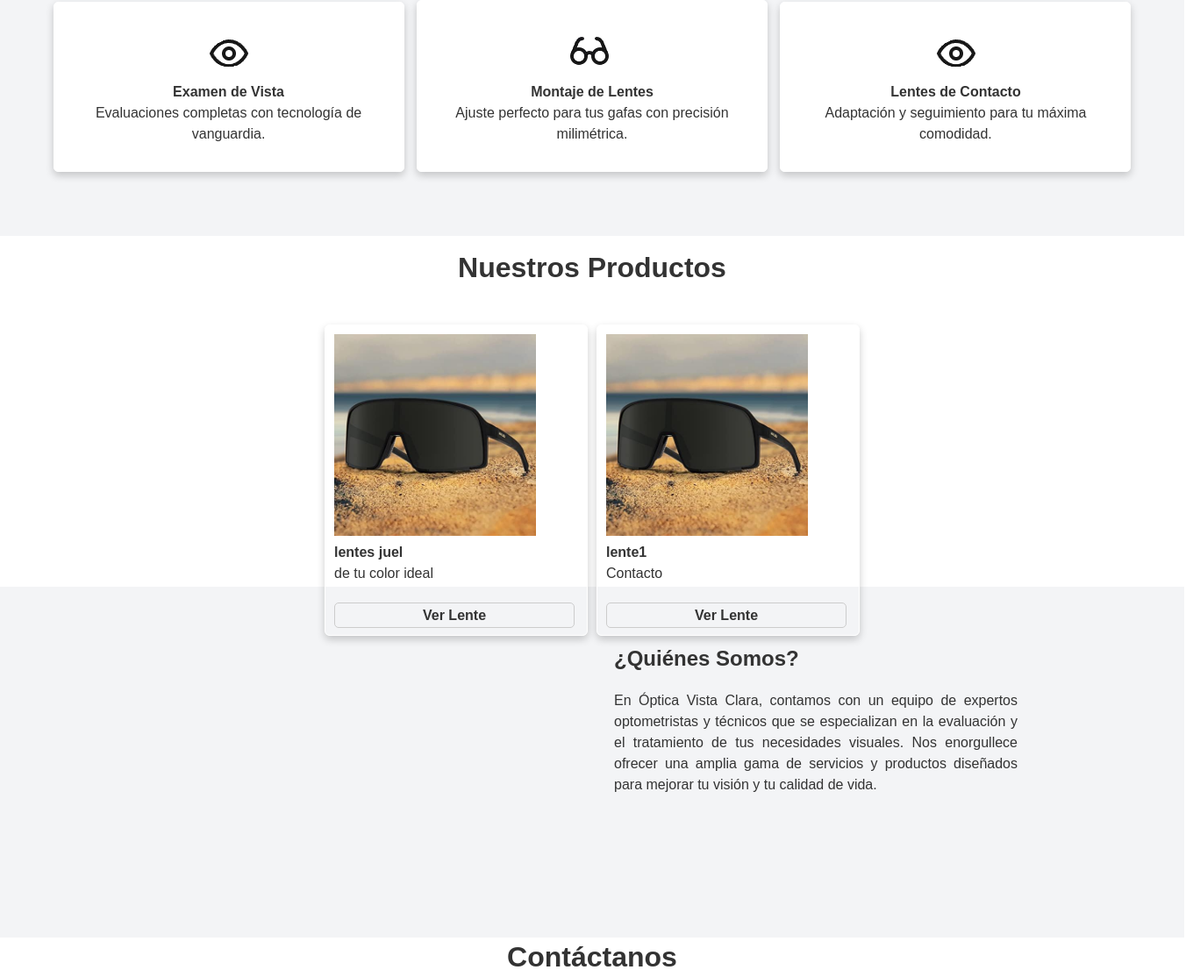
Page /landing_page/Landing_page.php (middle part) on the earlier database version.
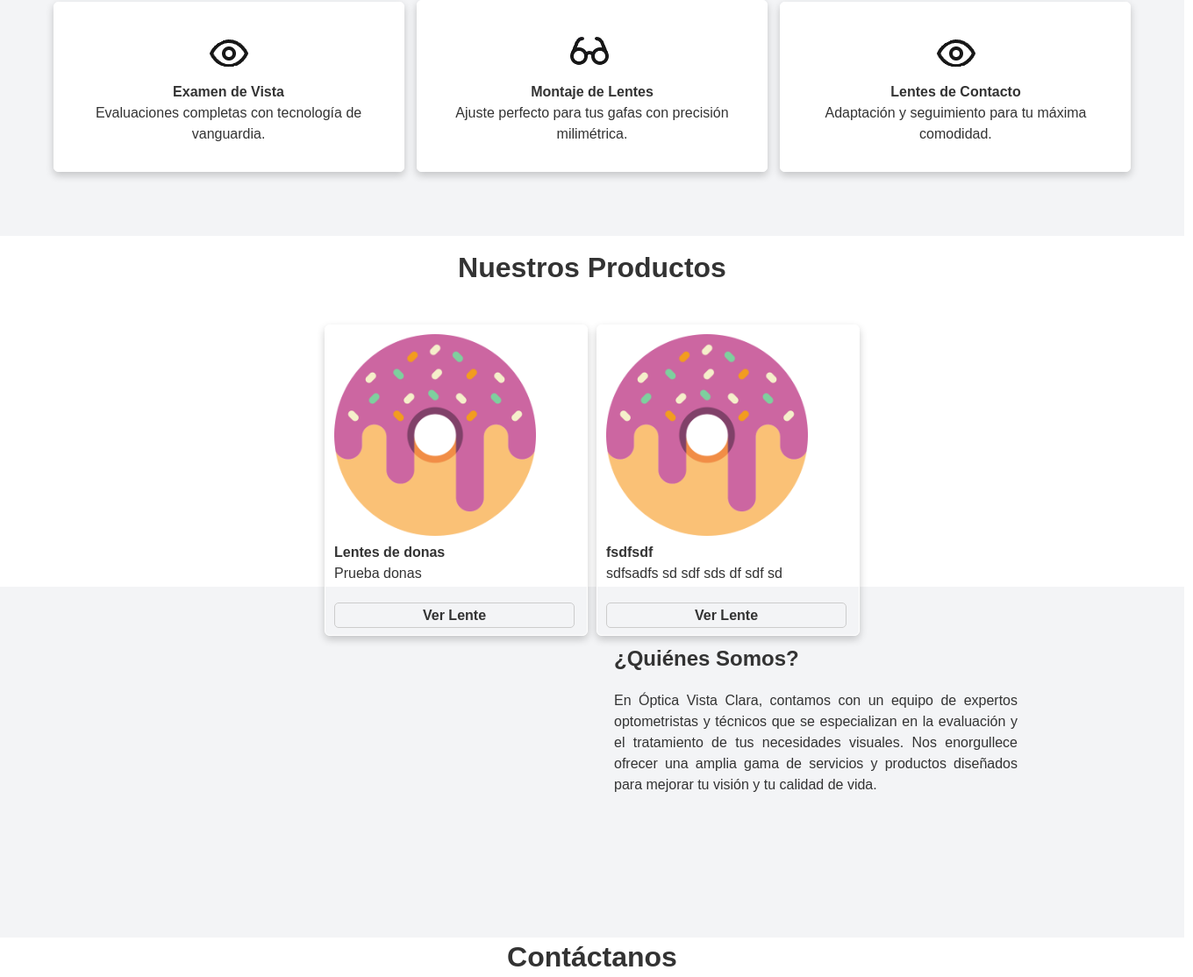
Same page on the later database version.
### tables this page shows
CREATE TABLE `productos` (
  `id_producto` int(11) NOT NULL,
  `nombre` varchar(100) DEFAULT NULL,
  `id_categoria` int(5) DEFAULT NULL,
  `precio` int(11) DEFAULT NULL,
  `descripcion` text DEFAULT NULL,
  `stock` int(11) DEFAULT NULL,
  `id_proveedor` int(11) DEFAULT NULL,
  `img` varchar(255) DEFAULT NULL
);

### landing_page/lentes.php (the view)
<div class="caja4">
<?php
      require "../php/conexion.php";
      $todos_datos = "SELECT * FROM productos ORDER BY  id_producto ASC";
      $resultado = mysqli_query($conectar, $todos_datos);
      while ($fila = mysqli_fetch_assoc($resultado)) {
      ?>
        <div class="cajaproducto">
          <a href="<?php echo $fila['img'] ?>" target="_blank"><img class="fotopromo" src="<?php echo $fila['img'] ?>" alt=""></a>
          <p class="tex1"> <?php echo $fila['nombre'] ?> </p>
          <p> <?php echo $fila['descripcion'] ?> </p><br>
          <a class="Btn3" href="ver_lente.php?id=<?php echo $fila['id_producto']; ?>">Ver Lente</a>
        </div>
      <?php
      }
      ?>
</div>

Differences in the rows shown:
removed productos: img (picture), nombre "lente1", descripcion "Contacto"
changed productos: img: a different picture; nombre "lentes juel" → "Lentes de donas"; descripcion "de tu color ideal" → "Prueba donas"
added productos: img (picture), nombre "fsdfsdf", descripcion "sdfsadfs sd sdf sds df sdf sd"
